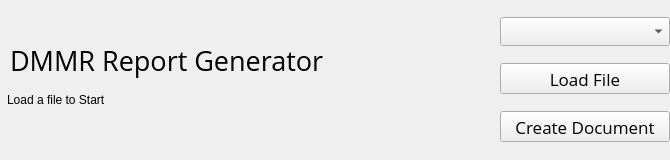
       <widget class="QWidget" name="titleWidget" native="true">
        <property name="sizePolicy">
         <sizepolicy hsizetype="Fixed" vsizetype="Fixed">
          <horstretch>0</horstretch>
          <verstretch>0</verstretch>
         </sizepolicy>
        </property>
        <property name="minimumSize">
         <size>
          <width>670</width>
          <height>160</height>
         </size>
        </property>
        <layout class="QGridLayout" name="titleGridLayout">
         <property name="leftMargin">
          <number>0</number>
         </property>
         <property name="topMargin">
          <number>0</number>
         </property>
         <property name="rightMargin">
          <number>0</number>
         </property>
         <property name="bottomMargin">
          <number>0</number>
         </property>
         <property name="spacing">
          <number>0</number>
         </property>
         <item row="0" column="1" rowspan="4">
          <layout class="QVBoxLayout" name="verticalLayout" stretch="0,0,0">
           <property name="spacing">
            <number>0</number>
           </property>
           <property name="sizeConstraint">
            <enum>QLayout::SetDefaultConstraint</enum>
           </property>
           <item>
            <widget class="QComboBox" name="runModeComboBox">
             <property name="sizePolicy">
              <sizepolicy hsizetype="Fixed" vsizetype="Fixed">
               <horstretch>0</horstretch>
               <verstretch>0</verstretch>
              </sizepolicy>
             </property>
             <property name="minimumSize">
              <size>
               <width>170</width>
               <height>29</height>
              </size>
             </property>
             <property name="maximumSize">
              <size>
               <width>170</width>
               <height>29</height>
              </size>
             </property>
             <property name="font">
              <font>
               <family>Open Sans</family>
               <pointsize>13</pointsize>
              </font>
             </property>
             <property name="frame">
              <bool>true</bool>
             </property>
            </widget>
           </item>
           <item>
            <widget class="QPushButton" name="loadFilesButton">
             <property name="sizePolicy">
              <sizepolicy hsizetype="Fixed" vsizetype="Fixed">
               <horstretch>0</horstretch>
               <verstretch>0</verstretch>
              </sizepolicy>
             </property>
             <property name="minimumSize">
              <size>
               <width>170</width>
               <height>31</height>
              </size>
             </property>
             <property name="maximumSize">
              <size>
               <width>170</width>
               <height>31</height>
              </size>
             </property>
             <property name="font">
              <font>
               <family>Open Sans</family>
               <pointsize>13</pointsize>
              </font>
             </property>
             <property name="text">
              <string>Load File</string>
             </property>
            </widget>
           </item>
           <item>
            <widget class="QPushButton" name="saveFilesButton">
             <property name="sizePolicy">
              <sizepolicy hsizetype="Fixed" vsizetype="Fixed">
               <horstretch>0</horstretch>
               <verstretch>0</verstretch>
              </sizepolicy>
             </property>
             <property name="minimumSize">
              <size>
               <width>170</width>
               <height>31</height>
              </size>
             </property>
             <property name="maximumSize">
              <size>
               <width>170</width>
               <height>31</height>
              </size>
             </property>
             <property name="font">
              <font>
               <family>Open Sans</family>
               <pointsize>13</pointsize>
              </font>
             </property>
             <property name="text">
              <string>Create Document</string>
             </property>
            </widget>
           </item>
          </layout>
         </item>
         <item row="1" column="0">
          <widget class="QLabel" name="titleText">
           <property name="sizePolicy">
            <sizepolicy hsizetype="MinimumExpanding" vsizetype="Minimum">
             <horstretch>0</horstretch>
             <verstretch>0</verstretch>
            </sizepolicy>
           </property>
           <property name="minimumSize">
            <size>
             <width>0</width>
             <height>0</height>
            </size>
           </property>
           <property name="maximumSize">
            <size>
             <width>10000</width>
             <height>10000</height>
            </size>
           </property>
           <property name="font">
            <font>
             <family>Open Sans</family>
             <pointsize>20</pointsize>
            </font>
           </property>
           <property name="text">
            <string>DMMR Report Generator</string>
           </property>
           <property name="indent">
            <number>10</number>
           </property>
          </widget>
         </item>
         <item row="2" column="0">
          <widget class="QLabel" name="subtitleText">
           <property name="text">
            <string>Load a file to Start</string>
           </property>
           <property name="margin">
            <number>3</number>
           </property>
           <property name="indent">
            <number>7</number>
           </property>
          </widget>
         </item>
        </layout>
       </widget>
